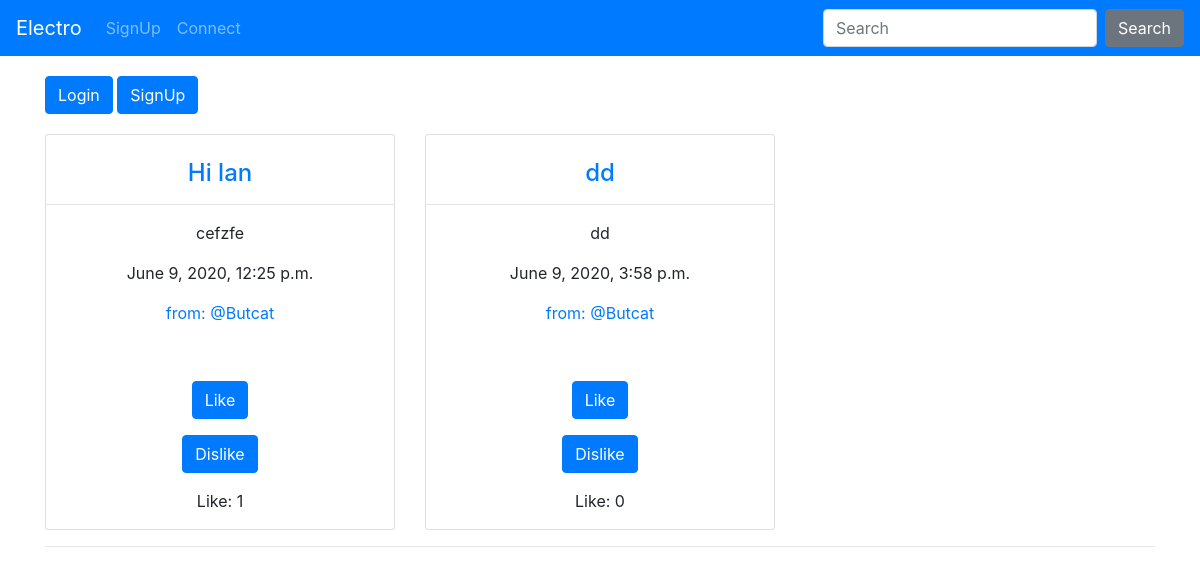
The page /posts/list/ on the database as committed earlier.
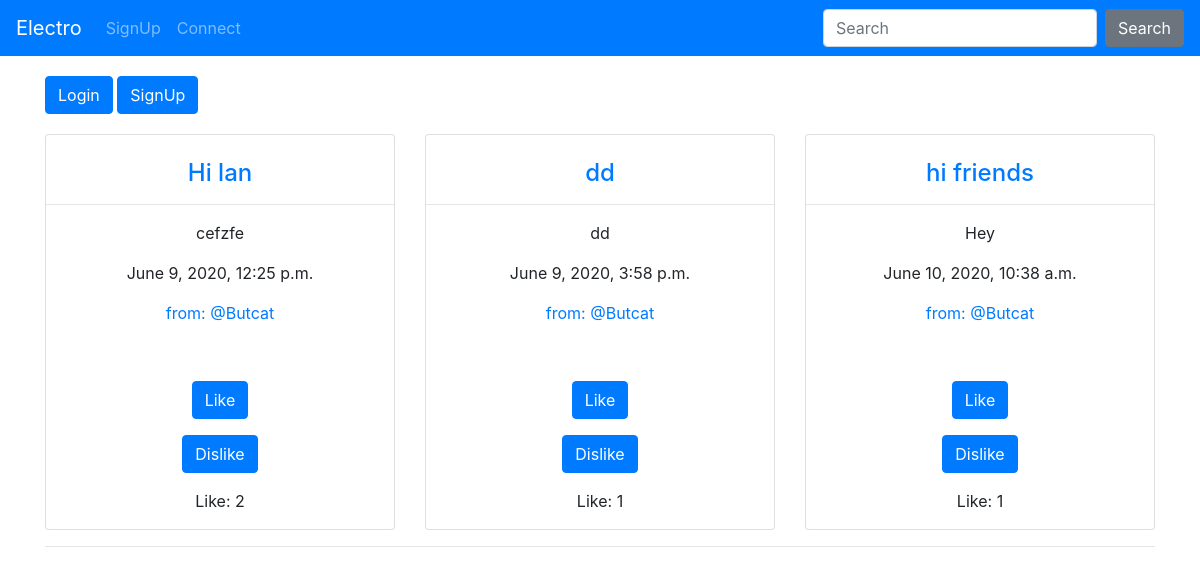
The same page on the database as committed later.
### posts/models.py (models this page shows, shortened)
class Post(models.Model):
    title = models.CharField(max_length=40)
    content = models.TextField()
    date_post = models.DateTimeField('date published',auto_now_add=True)
    user = models.ForeignKey(settings.AUTH_USER_MODEL,
    on_delete=models.CASCADE)
    like = models.ManyToManyField(User, related_name='likes',
    blank=True)
    group = models.ForeignKey(Group, on_delete=models.CASCADE,
    blank=True, null=True)
    class Meta:
        ordering = ['date_post']

### posts/views.py (the view, shortened to what this page needs)
# urls.py: path('list/', views.PostListView.as_view(), name="list"),
class PostListView(ListView):
    template_name = 'logged/post_list.html'
    context_object_name = 'posts'
    model = Post
    def get_queryset(self):
        return Post.objects.filter(date_post__lte=timezone.now()).order_by(
                '-date_post')

### posts/templatetags/post_extras.py (called while the page is built)
@register.filter(name='cut')
def cut_post_group(value):
    return Post.objects.exclude(group__isnull=False)

### posts/templates/logged/post_list.html (shortened to what this page needs)
{% extends 'base.html' %}
{% load static %}
{% block page_content %}
{% if user.is_authenticated %}
<div class="padding">
  <div class="container">
    <a class="btn btn-primary" href="{% url 'posts:create' %}">Create</a>
  </div>
</div>
{% else %}
<div class="padding">
<div class="container">
  <a href="{% url 'electro:login' %}" class="btn btn-primary">Login</a>
  <a href="{% url 'electro:signup' %}" class="btn btn-primary">SignUp</a>
 </div>
</div>
{% endif %}
<div class="container">
  {% load post_extras %}
  {%  for post in posts|cut %}
  {% if forloop.counter0|divisibleby:3 %} <div class="row text-center"> {%  endif %}
    <div class="col-md-4">
      <div class="card">
        <div class="card-content">
          <br>
          <h4 class="card-title"><a href="{% url 'posts:detail' post.pk %}">{{ post.title }}</a></h4>
          <hr>
          <p class="card-text">{{ post.content }}</p>
          <p>{{ post.date_post }}</p>
          <p><a href="{% url 'posts:redirect' post.user.pk %}">from: @{{ post.user }}</a></p>
          <br>
          <p>
            <form action="{% url 'posts:like' post.pk %}" method="POST">
              <button type="submit" name="post_id" value="{{ post.id }}" class="btn btn-primary">Like
              </button>
            </form>
          </p>
          <p>
            <form action="{% url 'posts:dislike' post.pk %}" method="POST">
              <button type="submit" name="post_id" value="{{ post.id }}" class="btn btn-primary">Dislike
              </button>
            </form>
          </p>
          <p>Like: {{ post.like.count }}</p>
        </div>
      </div>
    </div>
    {%  if forloop.counter|divisibleby:3 or forloop.last %}</div><hr>{%  endif %}
    {%  endfor %}
  </div>
{% endblock %}

Rows that differ between the two databases and show on the page:
computed for Post "Hi lan": like.count "1" → "2"
computed for Post "dd": like.count "0" → "1"
added Post: title "hi friends", content "Hey", date_post "June 10, 2020, 10:38 a.m.", user "Butcat", like.count "1"
